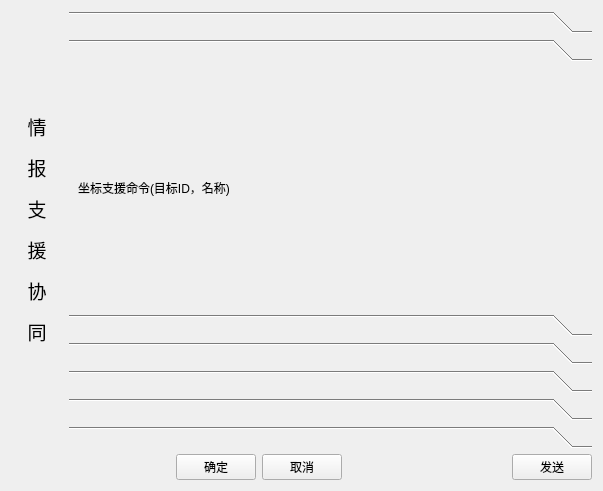
<?xml version="1.0" encoding="UTF-8"?>
<ui version="4.0">
 <class>CDlgInfoSynergy</class>
 <widget class="QWidget" name="CDlgInfoSynergy">
  <property name="geometry">
   <rect>
    <x>0</x>
    <y>0</y>
    <width>603</width>
    <height>491</height>
   </rect>
  </property>
  <property name="windowTitle">
   <string>Form</string>
  </property>
  <layout class="QVBoxLayout" name="verticalLayout">
   <item>
    <layout class="QHBoxLayout" name="horizontalLayout" stretch="1,10">
     <item>
      <widget class="QLabel" name="label">
       <property name="text">
        <string>&lt;html&gt;&lt;head/&gt;&lt;body&gt;&lt;p&gt;&lt;span style=&quot; font-size:14pt;&quot;&gt;情&lt;/span&gt;&lt;/p&gt;&lt;p&gt;&lt;span style=&quot; font-size:14pt;&quot;&gt;报&lt;/span&gt;&lt;/p&gt;&lt;p&gt;&lt;span style=&quot; font-size:14pt;&quot;&gt;支&lt;/span&gt;&lt;/p&gt;&lt;p&gt;&lt;span style=&quot; font-size:14pt;&quot;&gt;援&lt;/span&gt;&lt;/p&gt;&lt;p&gt;&lt;span style=&quot; font-size:14pt;&quot;&gt;协&lt;/span&gt;&lt;/p&gt;&lt;p&gt;&lt;span style=&quot; font-size:14pt;&quot;&gt;同&lt;/span&gt;&lt;/p&gt;&lt;/body&gt;&lt;/html&gt;</string>
       </property>
       <property name="alignment">
        <set>Qt::AlignCenter</set>
       </property>
      </widget>
     </item>
     <item>
      <widget class="QToolBox" name="toolBox">
       <property name="currentIndex">
        <number>1</number>
       </property>
       <widget class="QWidget" name="page">
        <property name="geometry">
         <rect>
          <x>0</x>
          <y>0</y>
          <width>525</width>
          <height>258</height>
         </rect>
        </property>
        <attribute name="label">
         <string/>
        </attribute>
        <layout class="QVBoxLayout" name="verticalLayout_2">
         <item>
          <widget class="QLabel" name="label_2">
           <property name="text">
            <string>协同任务信息交互点</string>
           </property>
          </widget>
         </item>
        </layout>
       </widget>
       <widget class="QWidget" name="page_2">
        <property name="geometry">
         <rect>
          <x>0</x>
          <y>0</y>
          <width>525</width>
          <height>258</height>
         </rect>
        </property>
        <attribute name="label">
         <string/>
        </attribute>
        <layout class="QHBoxLayout" name="horizontalLayout_3">
         <item>
          <widget class="QLabel" name="label_3">
           <property name="text">
            <string>坐标支援命令(目标ID，名称)</string>
           </property>
          </widget>
         </item>
        </layout>
       </widget>
       <widget class="QWidget" name="page_3">
        <property name="geometry">
         <rect>
          <x>0</x>
          <y>0</y>
          <width>525</width>
          <height>258</height>
         </rect>
        </property>
        <attribute name="label">
         <string/>
        </attribute>
        <layout class="QHBoxLayout" name="horizontalLayout_4">
         <item>
          <widget class="QLabel" name="label_4">
           <property name="text">
            <string>坐标支援命令(逻辑坐标)</string>
           </property>
          </widget>
         </item>
        </layout>
       </widget>
       <widget class="QWidget" name="page_4">
        <property name="geometry">
         <rect>
          <x>0</x>
          <y>0</y>
          <width>525</width>
          <height>258</height>
         </rect>
        </property>
        <attribute name="label">
         <string/>
        </attribute>
        <layout class="QHBoxLayout" name="horizontalLayout_5">
         <item>
          <widget class="QLabel" name="label_5">
           <property name="text">
            <string>坐标支援命令(直角坐标)</string>
           </property>
          </widget>
         </item>
        </layout>
       </widget>
       <widget class="QWidget" name="page_5">
        <property name="geometry">
         <rect>
          <x>0</x>
          <y>0</y>
          <width>525</width>
          <height>258</height>
         </rect>
        </property>
        <attribute name="label">
         <string/>
        </attribute>
        <layout class="QHBoxLayout" name="horizontalLayout_6">
         <item>
          <widget class="QLabel" name="label_6">
           <property name="text">
            <string>坐标支援命令(地理坐标)</string>
           </property>
          </widget>
         </item>
        </layout>
       </widget>
       <widget class="QWidget" name="page_6">
        <property name="geometry">
         <rect>
          <x>0</x>
          <y>0</y>
          <width>525</width>
          <height>258</height>
         </rect>
        </property>
        <attribute name="label">
         <string/>
        </attribute>
        <layout class="QHBoxLayout" name="horizontalLayout_7" stretch="1,5">
         <item>
          <widget class="QLabel" name="label_7">
           <property name="text">
            <string>坐标支援结果</string>
           </property>
          </widget>
         </item>
         <item>
          <widget class="QComboBox" name="comboBox_2">
           <item>
            <property name="text">
             <string>执行中</string>
            </property>
           </item>
           <item>
            <property name="text">
             <string>成功</string>
            </property>
           </item>
           <item>
            <property name="text">
             <string>失败</string>
            </property>
           </item>
          </widget>
         </item>
        </layout>
       </widget>
       <widget class="QWidget" name="page_8">
        <property name="geometry">
         <rect>
          <x>0</x>
          <y>0</y>
          <width>525</width>
          <height>258</height>
         </rect>
        </property>
        <attribute name="label">
         <string/>
        </attribute>
        <layout class="QHBoxLayout" name="horizontalLayout_9" stretch="1,5">
         <item>
          <widget class="QLabel" name="label_9">
           <property name="text">
            <string>执行状态</string>
           </property>
          </widget>
         </item>
         <item>
          <widget class="QComboBox" name="comboBox">
           <item>
            <property name="text">
             <string>执行</string>
            </property>
           </item>
           <item>
            <property name="text">
             <string>取消</string>
            </property>
           </item>
          </widget>
         </item>
        </layout>
       </widget>
      </widget>
     </item>
    </layout>
   </item>
   <item>
    <layout class="QHBoxLayout" name="horizontalLayout_2">
     <item>
      <spacer name="horizontalSpacer">
       <property name="orientation">
        <enum>Qt::Horizontal</enum>
       </property>
       <property name="sizeHint" stdset="0">
        <size>
         <width>40</width>
         <height>20</height>
        </size>
       </property>
      </spacer>
     </item>
     <item>
      <widget class="QPushButton" name="pushButton">
       <property name="text">
        <string>  确定  </string>
       </property>
      </widget>
     </item>
     <item>
      <widget class="QPushButton" name="pushButton_2">
       <property name="text">
        <string>  取消  </string>
       </property>
      </widget>
     </item>
     <item>
      <spacer name="horizontalSpacer_2">
       <property name="orientation">
        <enum>Qt::Horizontal</enum>
       </property>
       <property name="sizeHint" stdset="0">
        <size>
         <width>40</width>
         <height>20</height>
        </size>
       </property>
      </spacer>
     </item>
     <item>
      <widget class="QPushButton" name="pushButton_3">
       <property name="text">
        <string>  发送  </string>
       </property>
      </widget>
     </item>
    </layout>
   </item>
  </layout>
 </widget>
 <resources/>
 <connections/>
</ui>
